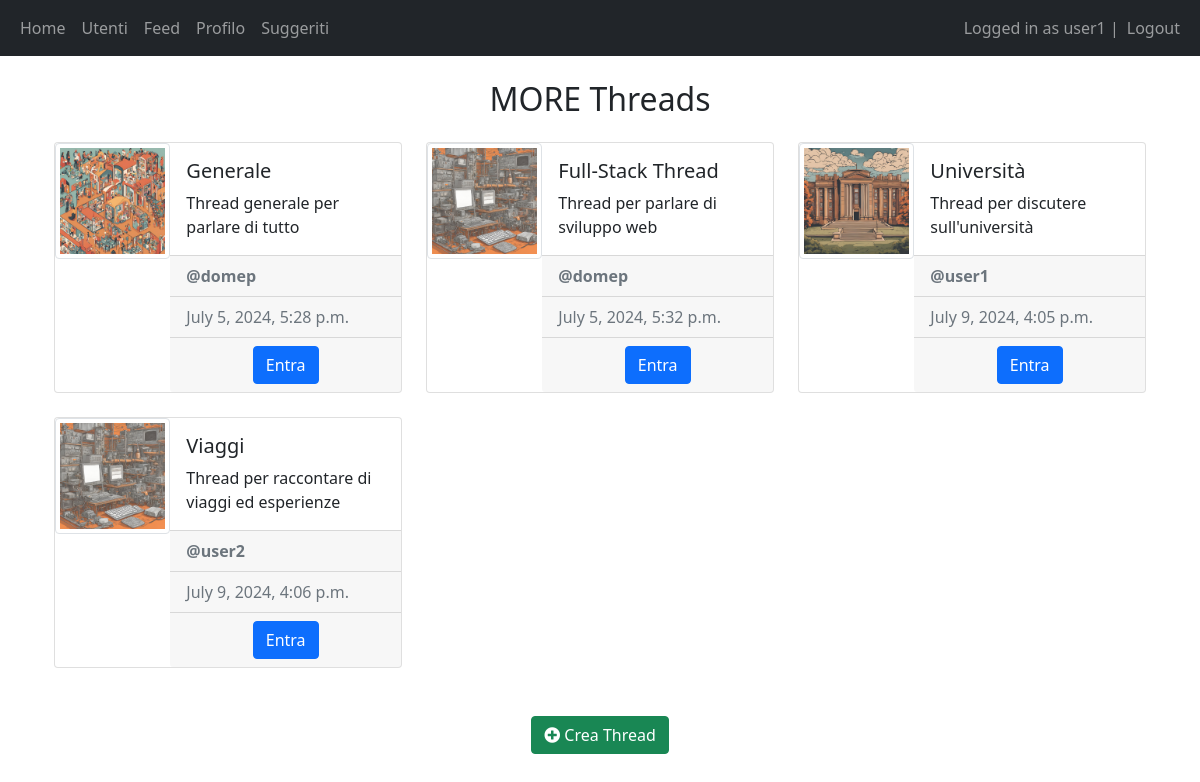
/ (signed in), run on the app's committed database.
### main/models.py (models this page shows, shortened)
class Thread(models.Model):
    author = models.ForeignKey(User, on_delete=models.CASCADE)
    title = models.CharField(max_length=200)
    description = models.CharField(max_length=600)
    created_at = models.DateTimeField(auto_now_add=True)
    image = models.ImageField(upload_to='thread_images/', blank=True, null=True)
    subscribers = models.ManyToManyField(User, related_name='subscribed_threads', blank=True)

### main/views.py (the view)
# urls.py: path("", views.home, name="home"),
@login_required(login_url="/login")
def home(request):
    threads = Thread.objects.all()
    return render(request, 'main/home.html', {"threads": threads})

### main/templates/main/home.html (shortened to what this page needs)
{% extends 'main/base.html' %}
{% block content %}
<div class="container mt-4">
  <div class="row">
    <div class="col-md-12">
      <h2 class="text-center mb-4">MORE Threads</h2>
    </div>
    {% for thread in threads %}
    <div class="col-md-4 mb-4">
      <div class="card">
        <div class="row g-0">
          <div class="col-md-4">
            {% if thread.image %}
            <img src="{{ thread.image.url }}" class="img-thumbnail" alt="{{ thread.title }}">
            {% endif %}
          </div>
          <div class="col-md-8">
            <div class="card-body">
              <h5 class="card-title">{{ thread.title }}</h5>
              <p class="card-text">{{ thread.description }}</p>
            </div>
            <div class="card-footer text-muted"><strong>@{{ thread.author.username }}</strong></div>
            <div class="card-footer text-muted">{{ thread.created_at }}</div>
            <div class="card-footer text-center">
              <a href="{% url 'enter_thread' thread.id %}" class="btn btn-primary">Entra</a>
            </div>
          </div>
        </div>
      </div>
    </div>
    {% empty %}
    <div class="col-md-4 mb-4">
      <p class="text-center">No threads yet :(</p>
    </div>
    {% endfor %}
  </div>
</div>
<div class="mt-4 text-center">
  <a href="{% url 'create_thread' %}" class="btn btn-success">
    <i class="fas fa-plus-circle"></i> Crea Thread
  </a>
</div>
{% endblock %}

### main/templates/main/base.html (shortened to what this page needs)
<!DOCTYPE html>
<html lang="en">
  <head>
    <link
      href="https://cdn.jsdelivr.net/npm/bootstrap@5.1.3/dist/css/bootstrap.min.css"
      rel="stylesheet"
    />
    <link href="https://cdn.jsdelivr.net/npm/bootstrap-icons/font/bootstrap-icons.css" rel="stylesheet">
    <link rel="stylesheet" href="https://cdnjs.cloudflare.com/ajax/libs/font-awesome/5.15.4/css/all.min.css">
  </head>
  <body>
    <nav class="navbar navbar-expand-lg navbar-dark bg-dark">
      <div class="container-fluid">
        <div>
          <ul class="navbar-nav">
            <li class="nav-item">
              <a class="nav-link" href="/home">Home</a>
            </li>
            <li class="nav-item">
              <a class="nav-link" href="/friends">Utenti</a>
            </li>
            <li class="nav-item">
              <a class="nav-link" href="/feed">Feed</a>
            </li>
            {% if user.is_authenticated %}
            <li class="nav-item">
              <a class="nav-link" href="{% url 'profile' user.username %}">Profilo</a>
            </li>
            {% endif %}
            <li class="nav-item">
              <a class="nav-link" href="{% url 'recommended_content' %}">Suggeriti</a>
            </li>
          </ul>
        </div>
        <div>
          <ul class="navbar-nav">
            {% if user.is_authenticated %}
            <span class="navbar-text">Logged in as {{user.username}} | </span>
            <li class="nav-item">
              <a class="nav-link" href="/logout">Logout</a>
            </li>
            {% else %}
            <li class="nav-item">
              <a class="nav-link" href="/login">Login</a>
            </li>
            {% endif %}
          </ul>
        </div>
      </div>
    </nav>
    <div class="container">{% block content %} {% endblock %}</div>
  </body>
</html>

### data on the page
Thread: image (picture), title "Generale", description "Thread generale per parlare di tutto", author.username "domep", created_at "July 5, 2024, 5:28 p.m."
Thread: image (picture), title "Full-Stack Thread", description "Thread per parlare di sviluppo web", author.username "domep", created_at "July 5, 2024, 5:32 p.m."
Thread: image (picture), title "Università", description "Thread per discutere sull'università", author.username "user1", created_at "July 9, 2024, 4:05 p.m."
Thread: image (picture), title "Viaggi", description "Thread per raccontare di viaggi ed esperienze", author.username "user2", created_at "July 9, 2024, 4:06 p.m."

### other printed values
{{ user.username }} "user1"
